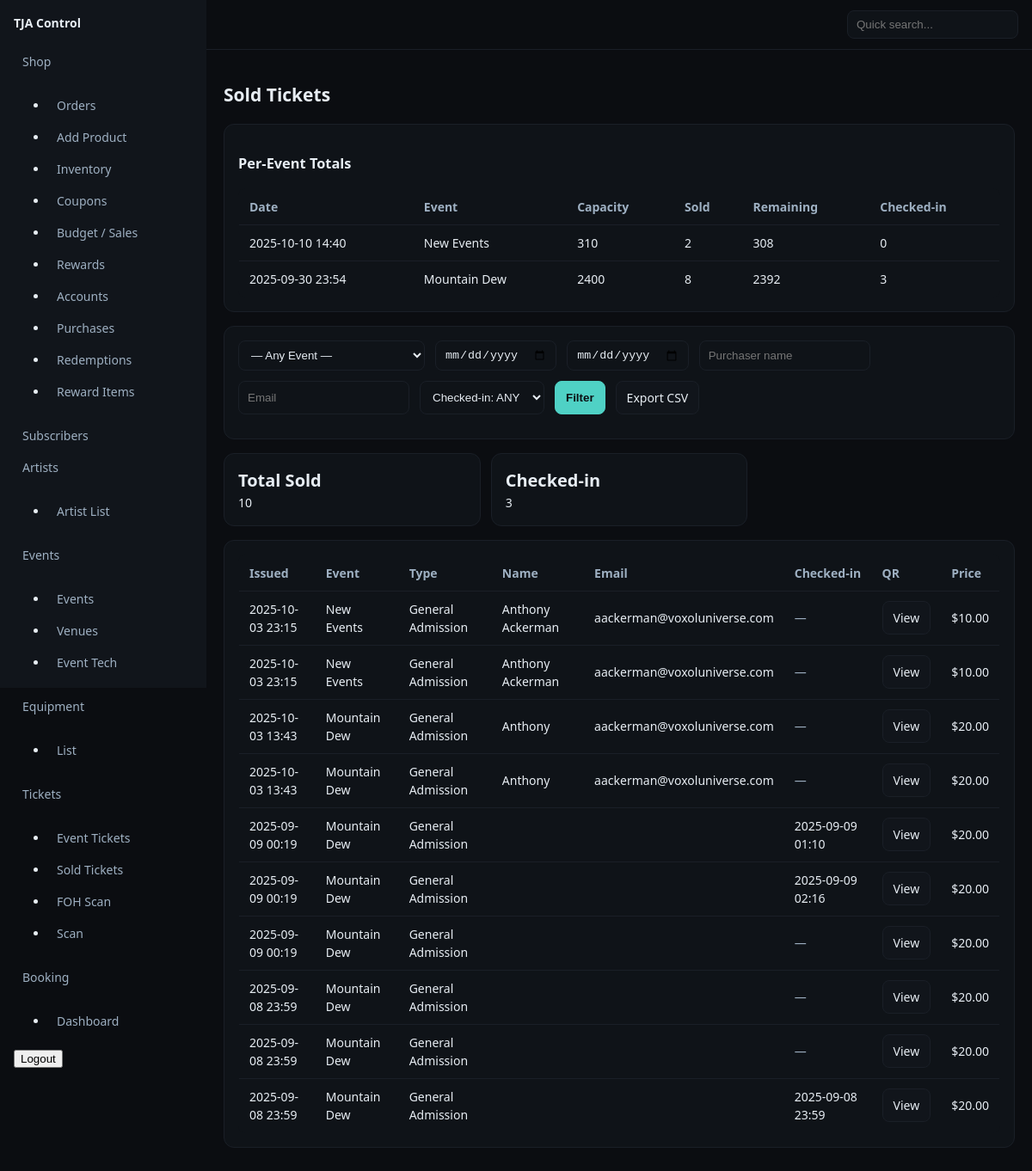
The page /control/tickets/sales/ (signed in) on the database as committed earlier.
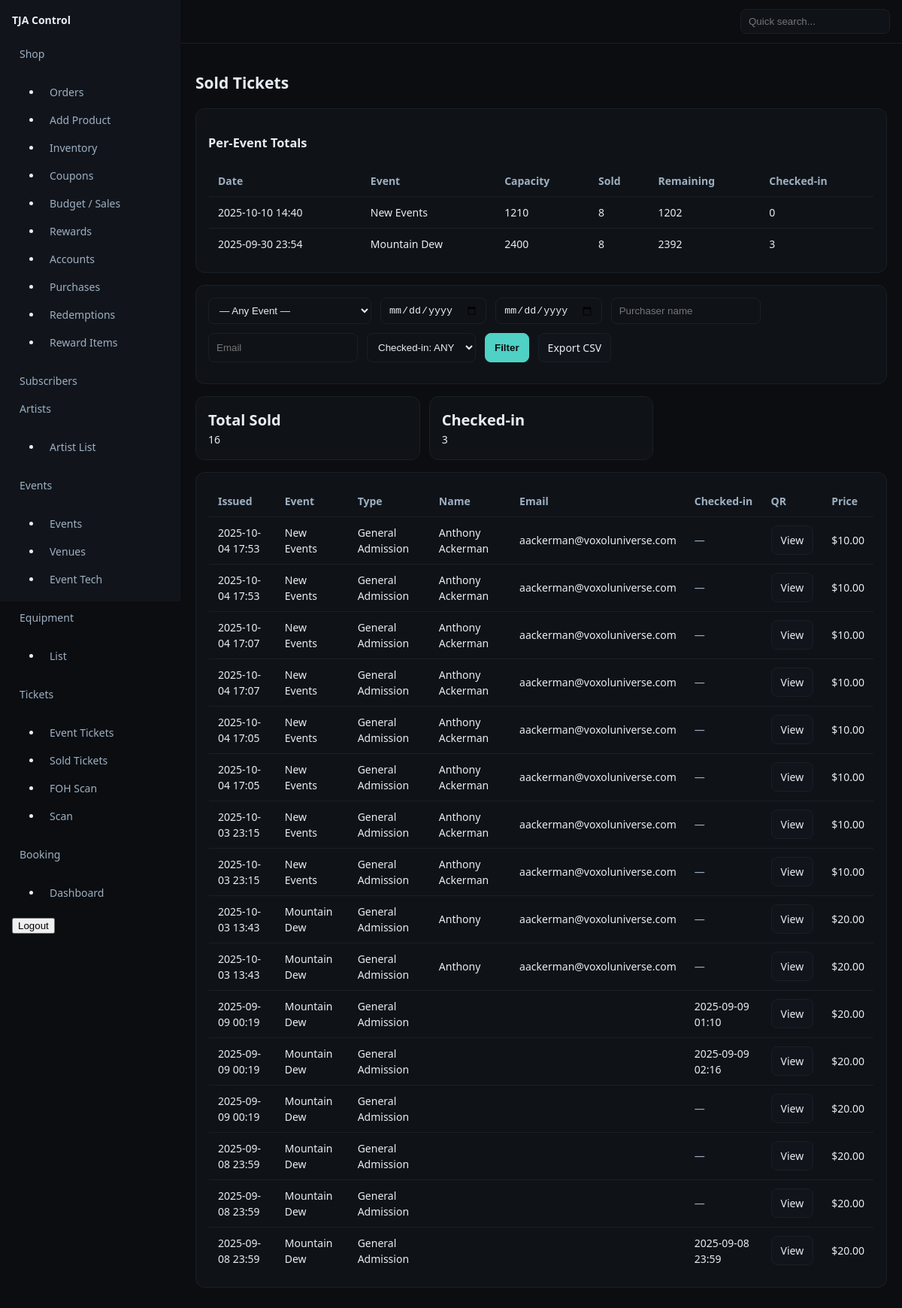
The same page on the database as committed later.
### events/models.py (models this page shows, shortened)
class Event(models.Model):
    name = models.CharField(max_length=200, blank=True)
    is_tour_stop = models.BooleanField(default=False)
    start = models.DateTimeField()
    end = models.DateTimeField(null=True, blank=True)
    venue = models.ForeignKey(Venue, null=True, blank=True, on_delete=models.SET_NULL)
    afterparty_info = models.TextField(blank=True)
    meet_greet_info = models.TextField(blank=True)
    cover_image = models.ImageField(upload_to="events/cover/", blank=True, null=True,
                                    help_text="Wide hero image for the Events page.")
    flyer       = models.ImageField(upload_to="events/flyer/", blank=True, null=True,
                                    help_text="Portrait flyer used on cards if no cover.")
    published = models.BooleanField(default=False)

### tickets/models.py (models this page shows, shortened)
class Ticket(models.Model):
    PAYMENT_CHOICES = [
        ("card", "Card/Stripe"),
        ("cash", "Cash"),
        ("comp", "Comp"),
    ]
    ticket_type = models.ForeignKey(TicketType, on_delete=models.PROTECT, related_name="tickets")
    purchaser_name = models.CharField(max_length=120, blank=True)
    purchaser_email = models.EmailField(blank=True)
    qr_token = models.UUIDField(default=uuid.uuid4, unique=True, editable=False, db_index=True)
    issued_at = models.DateTimeField(auto_now_add=True)
    checked_in_at = models.DateTimeField(null=True, blank=True)
    note = models.CharField(max_length=240, blank=True)
    sold_by_artist = models.ForeignKey("pages.Artist", null=True, blank=True,
                                       on_delete=models.SET_NULL, related_name="tickets_sold")
    sold_by_user = models.ForeignKey(settings.AUTH_USER_MODEL, null=True, blank=True,
                                     on_delete=models.SET_NULL, related_name="tickets_issued")
    payment_method = models.CharField(max_length=10, choices=PAYMENT_CHOICES, default="card")

class TicketType(models.Model):
    event = models.ForeignKey("events.Event", on_delete=models.CASCADE, related_name="ticket_types")
    name = models.CharField(max_length=120)            # e.g., GA, VIP, Early Bird
    price_cents = models.PositiveIntegerField()
    quantity = models.PositiveIntegerField()           # total available
    sales_start = models.DateTimeField(null=True, blank=True)
    sales_end = models.DateTimeField(null=True, blank=True)
    active = models.BooleanField(default=True)
    max_per_order = models.PositiveIntegerField(null=True, blank=True)  # optional cap per checkout

### tickets/views.py (the view)
# urls.py: path("sales/", views.tickets_sold, name="sales"),
@is_super
def tickets_sold(request):
    qs = (Ticket.objects
          .select_related("ticket_type", "ticket_type__event")
          .order_by("-issued_at"))
    event_id = request.GET.get("event") or ""
    date_from = request.GET.get("from") or ""
    date_to   = request.GET.get("to") or ""
    name_q    = request.GET.get("name") or ""
    email_q   = request.GET.get("email") or ""
    checked   = request.GET.get("checked") or ""  # "yes" | "no" | ""
    if event_id:
        qs = qs.filter(ticket_type__event_id=event_id)
    if date_from:
        qs = qs.filter(issued_at__date__gte=date_from)
    if date_to:
        qs = qs.filter(issued_at__date__lte=date_to)
    if name_q:
        qs = qs.filter(purchaser_name__icontains=name_q)
    if email_q:
        qs = qs.filter(purchaser_email__icontains=email_q)
    if checked == "yes":
        qs = qs.filter(checked_in_at__isnull=False)
    elif checked == "no":
        qs = qs.filter(checked_in_at__isnull=True)
    total = qs.count()
    checked_in = qs.filter(checked_in_at__isnull=False).count()
    ev_base = Event.objects.all()
    if event_id:
        ev_base = ev_base.filter(id=event_id)
    ev_qs = (ev_base
             .annotate(total_capacity=Sum("ticket_types__quantity"),
                       sold=Count("ticket_types__tickets"),
                       checked_in=Count("ticket_types__tickets",
                                        filter=Q(ticket_types__tickets__checked_in_at__isnull=False)))
             .order_by("-start"))
    events_summary = []
    for ev in ev_qs:
        cap = ev.total_capacity or 0
        sold = ev.sold or 0
        remaining = max(0, cap - sold)
        events_summary.append({
            "id": ev.id,
            "name": ev.name or "(unnamed)",
            "date": ev.start,
            "capacity": cap,
            "sold": sold,
            "remaining": remaining,
            "checked_in": ev.checked_in or 0,
        })
    events = Event.objects.order_by("-start")
    ctx = {
        "tickets": qs[:1000],
        "events": events,
        "q": {"event": event_id, "from": date_from, "to": date_to,
              "name": name_q, "email": email_q, "checked": checked},
        "summary": {"total": total, "checked_in": checked_in},
        "events_summary": events_summary,   # <-- add
    }
    return render(request, "tickets/sales.html", ctx)

### pages/templatetags/shop_extras.py (called while the page is built)
@register.filter
def money(cents):
    try:
        return f"${(int(cents)/100):.2f}"
    except Exception:
        return "$0.00"

### templates/tickets/sales.html (shortened to what this page needs)
{% extends 'controlpanel/dashboard.html' %}
{% load static shop_extras %}
{% block content %}
<h1>Sold Tickets</h1>
{% if events_summary %}
  <div class="card">
    <h3>Per-Event Totals</h3>
    <table class="table">
      <thead>
        <tr>
          <th>Date</th><th>Event</th><th>Capacity</th><th>Sold</th><th>Remaining</th><th>Checked-in</th>
        </tr>
      </thead>
      <tbody>
        {% for e in events_summary %}
          <tr>
            <td>{{ e.date|date:"Y-m-d H:i" }}</td>
            <td>{{ e.name }}</td>
            <td>{{ e.capacity }}</td>
            <td>{{ e.sold }}</td>
            <td>{{ e.remaining }}</td>
            <td>{{ e.checked_in }}</td>
          </tr>
        {% endfor %}
      </tbody>
    </table>
  </div>
{% endif %}
<form method="get" class="card">
  <div class="form-row">
    <select class="input" name="event">
      <option value="">— Any Event —</option>
    </select>
    <input class="input" type="date" name="from" value="{{ q.from }}">
    <input class="input" type="date" name="to" value="{{ q.to }}">
    <input class="input" name="name" placeholder="Purchaser name" value="{{ q.name }}">
    <input class="input" name="email" placeholder="Email" value="{{ q.email }}">
    <select class="input" name="checked">
      <option value="">Checked-in: ANY</option>
    </select>
    <button class="btn primary">Filter</button>
    <a class="btn" href="{% url 'control:tickets:sales_export' %}?event={{ q.event }}&from={{ q.from }}&to={{ q.to }}&name={{ q.name }}&email={{ q.email }}&checked={{ q.checked }}">Export CSV</a>
  </div>
</form>
<div class="kpi">
  <div class="card">
    <h2>Total Sold</h2>
    <div>{{ summary.total }}</div>
  </div>
  <div class="card">
    <h2>Checked-in</h2>
    <div>{{ summary.checked_in }}</div>
  </div>
</div>
<div class="card">
  <table class="table">
    <thead>
      <tr>
        <th>Issued</th><th>Event</th><th>Type</th>
        <th>Name</th><th>Email</th>
        <th>Checked-in</th><th>QR</th><th>Price</th>
      </tr>
    </thead>
    <tbody>
      {% for t in tickets %}
        <tr>
          <td>{{ t.issued_at|date:"Y-m-d H:i" }}</td>
          <td>{{ t.ticket_type.event.name }}</td>
          <td>{{ t.ticket_type.name }}</td>
          <td>{{ t.purchaser_name }}</td>
          <td>{{ t.purchaser_email }}</td>
          <td>{% if t.checked_in_at %}{{ t.checked_in_at|date:"Y-m-d H:i" }}{% else %}<span class="muted">—</span>{% endif %}</td>
          <td><a class="btn" href="{% url 'control:tickets:ticket_detail' t.qr_token %}">View</a></td>
          <td>{{ t.ticket_type.price_cents|money }}</td>
        </tr>
      {% empty %}
        <tr><td colspan="8" class="muted">No tickets match.</td></tr>
      {% endfor %}
    </tbody>
  </table>
</div>
{% endblock %}

### templates/controlpanel/dashboard.html (shortened to what this page needs)
<!doctype html>
<html>
  <head>
    {% load static %}
	<link rel="stylesheet" href="{% static 'css/control.css' %}">
  </head>
  <body>
    <div class="cp-shell">
		<aside class="cp-sidebar">
			<div class="cp-brand"><a href="{% url 'control:home' %}">TJA Control</a></div>
			<nav class="cp-nav">
				{% if request.user.is_superuser %}
					<a href="#">Shop</a>
					<ul>
						<li><a href="{% url 'control:shop:orders_list' %}">Orders</a></li>
						<li><a href="{% url 'control:shop:product_add' %}">Add Product</a></li>
						<li><a href="{% url 'control:shop:inventory' %}">Inventory</a></li>
						<li><a href="{% url 'control:shop:coupons' %}">Coupons</a></li>
						<li><a href="{% url 'control:shop:budget' %}">Budget / Sales</a></li>
						<li><a href="{% url 'control:rewards_control:overview' %}">Rewards</a></li>
						<li><a href="{% url 'control:rewards_control:accounts' %}">Accounts</a></li>
						<li><a href="{% url 'control:rewards_control:purchases' %}">Purchases</a></li>
						<li><a href="{% url 'control:rewards_control:redemptions' %}">Redemptions</a></li>
						<li><a href="{% url 'control:rewards_control:items' %}">Reward Items</a></li>
					</ul>
					<a href="{% url 'control:subscribers:list' %}">Subscribers</a>
					<a href="#">Artists</a>
					<ul>
						<li><a href="{% url 'control:pages:artist_list' %}">Artist List</a></li>
					</ul>
				{% endif %}
				<a href="#">Events</a>
				<ul>
					<li><a href="{% url 'control:events:list' %}">Events</a></li>
					<li><a href="{% url 'control:events:venues' %}">Venues</a></li>
					<li><a href="{% url 'control:events:tech_list' %}">Event Tech</a></li>
				</ul>
				<a href="#">Equipment</a>
				<ul>
					<li><a href="{% url 'control:equipment:list' %}">List</a></li>
				</ul>
				<a href="#">Tickets</a>
				<ul>
					{% if request.user.is_superuser %}<li><a href="{% url 'control:tickets:list' %}">Event Tickets</a></li>{% endif %}
					{% if request.user.is_superuser %}<li><a href="{% url 'control:tickets:sales' %}">Sold Tickets</a></li>{% endif %}
					<li><a href="{% url 'control:tickets:scan_foh' %}">FOH Scan</a></li>
					{% if request.user.is_superuser %}<li><a href="{% url 'control:tickets:scan' %}">Scan</a></li>{% endif %}
				</ul>
				<a href="#">Booking</a>
				<ul>
					<li><a href="{% url 'control:bookingstack:dashboard' %}">Dashboard</a></li>
				</ul>
				<form action="{% url 'control:accounts:logout' %}" method="post" style="display:inline">
					<button type="submit">Logout</button>
				</form>
			</nav>
		</aside>
      <main class="cp-main">
			<header class="cp-topbar" style="align-items: center;justify-content: space-between;">
				<form method="get" action="" class="cp-quicksearch">
					<input type="search" name="q" placeholder="Quick search...">
				</form>
			</header>
			<section class="cp-content">
				{% block content %}{% endblock %}
			</section>
      </main>
    </div>
  </body>
</html>

### static/css/control.css (style rules this page uses)
:root { --bg:#0b0d11; --panel:#11151b; --ink:#e7edf3; --muted:#9eb0c2; --accent:#4fd1c5; }
* { box-sizing:border-box }
html,body { height:100% }
body { margin:0;background:var(--bg);color:var(--ink);font:14px/1.5 system-ui,-apple-system,Segoe UI,Roboto }
a { color:var(--ink);text-decoration:none }
.cp-shell { display:grid;grid-template-columns:240px 1fr;min-height:100vh }
.cp-sidebar { background:var(--panel);padding:16px;position:sticky;top:0;height:100vh }
.cp-brand { font-weight:700;margin-bottom:16px }
.cp-nav a { display:block;padding:8px 10px;border-radius:8px;color:var(--muted) }
.cp-main { display:flex;flex-direction:column }
.cp-topbar { display:flex;justify-content:flex-end;padding:12px 16px;border-bottom:1px solid #1a1f27 }
.cp-quicksearch input { background:#0f1318;border:1px solid #1a1f27;color:var(--ink);padding:8px 10px;border-radius:8px }
.cp-content { padding:20px }
.table { width:100%;border-collapse:collapse;background:#0f1318;border:1px solid #1a1f27;border-radius:8px;overflow:hidden }
.table th,.table td { padding:10px 12px;border-bottom:1px solid #1a1f27 }
.table th { text-align:left;color:var(--muted);font-weight:600 }
.btn { display:inline-block;padding:8px 12px;border:1px solid #1a1f27;background:#11151b;color:var(--ink);border-radius:8px }
.btn.primary { background:var(--accent);border-color:var(--accent);color:#0b0d11;font-weight:700 }
.input, select { background:#0f1318;border:1px solid #1a1f27;color:var(--ink);padding:8px 10px;border-radius:8px }
.form-row { display:flex;gap:12px;flex-wrap:wrap;margin-bottom:12px;flex-direction: row; }
.card { background:#0f1318;border:1px solid #1a1f27;border-radius:12px;padding:16px;margin-bottom:16px }
.kpi { display:grid;grid-template-columns:repeat(3,minmax(0,1fr));gap:12px }
.kpi .card h2 { margin:0;font-size:20px }
.muted { color:#9eb0c2; }

Rows that differ between the two databases and show on the page:
added Ticket: issued_at "2025-10-04 17:53", ticket_type.event.name "New Events", ticket_type.name "General Admission", purchaser_name "Anthony Ackerman", purchaser_email "aackerman@voxoluniverse.com", ticket_type.price_cents "$10.00"
added Ticket: issued_at "2025-10-04 17:53", ticket_type.event.name "New Events", ticket_type.name "General Admission", purchaser_name "Anthony Ackerman", purchaser_email "aackerman@voxoluniverse.com", ticket_type.price_cents "$10.00"
added Ticket: issued_at "2025-10-04 17:07", ticket_type.event.name "New Events", ticket_type.name "General Admission", purchaser_name "Anthony Ackerman", purchaser_email "aackerman@voxoluniverse.com", ticket_type.price_cents "$10.00"
added Ticket: issued_at "2025-10-04 17:07", ticket_type.event.name "New Events", ticket_type.name "General Admission", purchaser_name "Anthony Ackerman", purchaser_email "aackerman@voxoluniverse.com", ticket_type.price_cents "$10.00"
added Ticket: issued_at "2025-10-04 17:05", ticket_type.event.name "New Events", ticket_type.name "General Admission", purchaser_name "Anthony Ackerman", purchaser_email "aackerman@voxoluniverse.com", ticket_type.price_cents "$10.00"
added Ticket: issued_at "2025-10-04 17:05", ticket_type.event.name "New Events", ticket_type.name "General Admission", purchaser_name "Anthony Ackerman", purchaser_email "aackerman@voxoluniverse.com", ticket_type.price_cents "$10.00"
Other text that changed with them:
{{ summary.total }}: "10" → "16"
new list line: "2025-10-10 14:40 New Events"
new list line: "1210 8 1202 0"
list line gone: "2025-10-10 14:40 New Events"
list line gone: "310 2 308 0"
